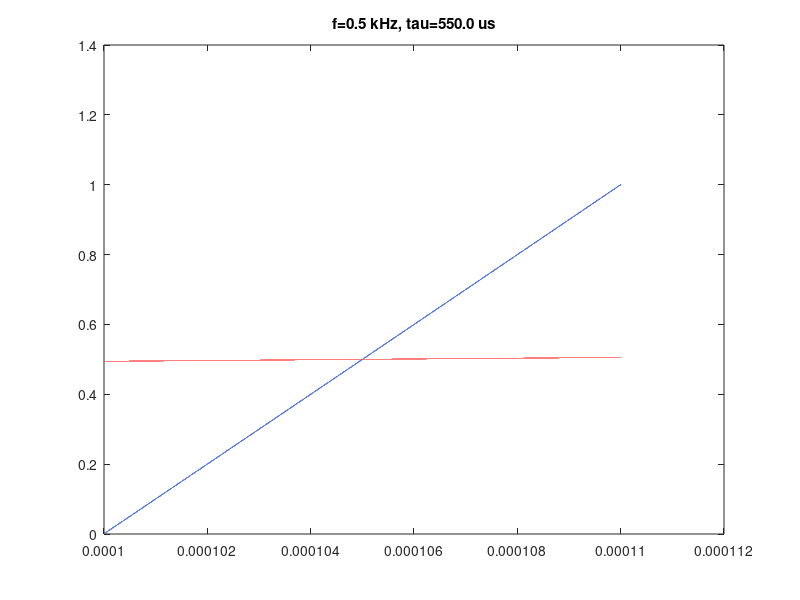

Source code (MATLAB):
%Simulation of modulated femptosecond pulse train and one photon absorb.

dt=0.1e-9;
t=100e-6:dt:110e-6; % time axis
f_mod=500; % modulation freq
t_laser=0:1/76e6:max(t); % laser pulse times

Imod=0.5*sin(2*pi*f_mod*t)+0.5;
laser_pulses=pulstran(t, t_laser, 'rectpuls', dt); % generate laser pulse train
Pl_mod=Imod.*laser_pulses;

% Pl_mod2=zeros(size(t));
% for i=1:length(t_laser)-1
%     if(mod(i,200)==0); disp(i);drawnow;end
%     ind=find(t>=t_laser(i) & t<t_laser(i+1)); 
%     Pl_mod2(ind(1))=Pl_mod(i);
% end

tau=550e-6; % lifetime
h=exp(-t/tau); % fluorescence decay signal

sig=conv(h,Pl_mod);
sig=sig(1:length(t));
plot(t,sig/(2*mean(sig)),t,Imod/(2*mean(Imod)))
title(sprintf('f=%i kHz, tau=%.1f us',f_mod*1e-3, tau*1e6))

